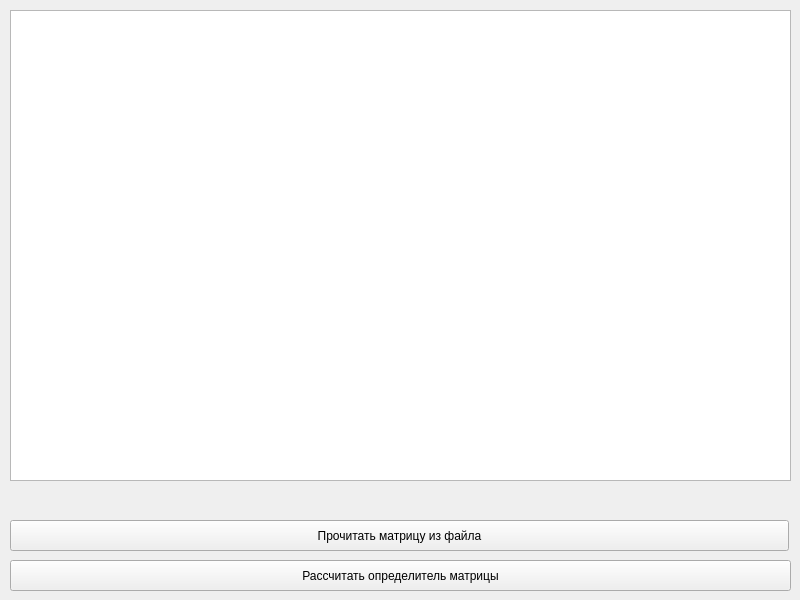
<?xml version="1.0" encoding="UTF-8"?>
<ui version="4.0">
 <class>MainWindow</class>
 <widget class="QMainWindow" name="MainWindow">
  <property name="geometry">
   <rect>
    <x>0</x>
    <y>0</y>
    <width>800</width>
    <height>600</height>
   </rect>
  </property>
  <property name="windowTitle">
   <string>Калькулятор матриц</string>
  </property>
  <widget class="QWidget" name="centralwidget">
   <widget class="QTableWidget" name="input_matrix_widget">
    <property name="geometry">
     <rect>
      <x>10</x>
      <y>10</y>
      <width>781</width>
      <height>471</height>
     </rect>
    </property>
    <attribute name="horizontalHeaderVisible">
     <bool>false</bool>
    </attribute>
    <attribute name="verticalHeaderVisible">
     <bool>false</bool>
    </attribute>
   </widget>
   <widget class="QPushButton" name="calc_det_button">
    <property name="geometry">
     <rect>
      <x>10</x>
      <y>560</y>
      <width>781</width>
      <height>31</height>
     </rect>
    </property>
    <property name="text">
     <string>Рассчитать определитель матрицы</string>
    </property>
   </widget>
   <widget class="QLabel" name="output_label">
    <property name="geometry">
     <rect>
      <x>10</x>
      <y>490</y>
      <width>781</width>
      <height>21</height>
     </rect>
    </property>
    <property name="text">
     <string/>
    </property>
    <property name="alignment">
     <set>Qt::AlignCenter</set>
    </property>
   </widget>
   <widget class="QPushButton" name="read_matrix_button">
    <property name="geometry">
     <rect>
      <x>10</x>
      <y>520</y>
      <width>779</width>
      <height>31</height>
     </rect>
    </property>
    <property name="text">
     <string>Прочитать матрицу из файла</string>
    </property>
   </widget>
  </widget>
 </widget>
 <resources/>
 <connections/>
</ui>
